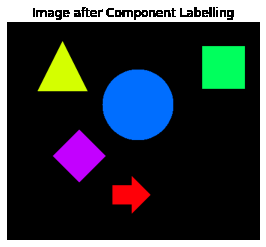
#> input picture mainimage.png, 266 x 247 px
$ python lesson12_skeleton.py
#> lines starting #> are read from the running program, lines starting #| are printed output that depends on the picture; after the words box and inside, x2 and y2 are one past the last pixel; in counts of white or black regions, pixels touching at a corner belong together
import cv2
import numpy as np

img = cv2.imread("mainimage.png", 0)
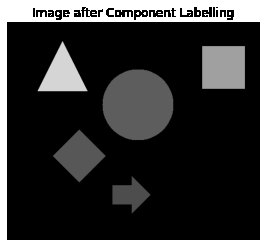
#> img: shape (247, 266); min 0, max 255, mean 53.9

if img is None:
    print("Image not found")
    exit()

_, img = cv2.threshold(img, 80, 255, cv2.THRESH_BINARY)
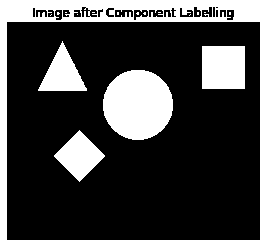
#> img: shape (247, 266); 27.2% white; 18 white regions (13 under 20 px), largest, box (x1, y1, x2, y2) and area: (0, 0, 266, 247) 9494, (103, 70, 173, 140) 3868, (202, 46, 245, 89) 1849, (54, 130, 105, 182) 1352, (38, 41, 87, 91) 1255

size = np.size(img)
#> size = 65702
skeleton = np.zeros(img.shape, np.uint8)

kernel = cv2.getStructuringElement(cv2.MORPH_CROSS, (5,5))

while True:

    eroded = cv2.erode(img, kernel)
    temp = cv2.dilate(eroded, kernel)

    temp = cv2.subtract(img, temp)
    skeleton = cv2.bitwise_or(skeleton, temp)

    img = eroded.copy()

    if cv2.countNonZero(img) == 0:
        break
#> this loop made 18 passes
#> pass 1, `eroded = cv2.erode(img, kernel)`:
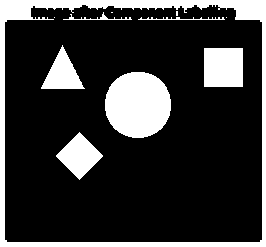
#> eroded: shape (247, 266); 20.8% white; 11 white regions (4 under 20 px), largest, box (x1, y1, x2, y2) and area: (0, 0, 266, 247) 6239, (105, 72, 171, 138) 3480, (204, 48, 243, 87) 1521
#> pass 1, `temp = cv2.dilate(eroded, kernel)`:
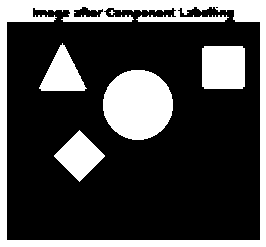
#> temp: shape (247, 266); 26.7% white; 6 white regions (1 under 20 px), largest, box (x1, y1, x2, y2) and area: (0, 0, 266, 247) 9212, (103, 70, 173, 140) 3868, (202, 46, 245, 89) 1833, (54, 130, 105, 182) 1352, (39, 43, 87, 91) 1239
#> pass 1, `temp = cv2.subtract(img, temp)`:
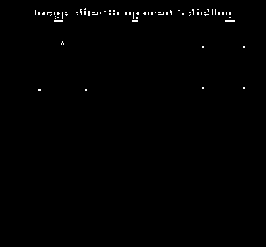
#> temp: shape (247, 266); 0.54% white in thin lines or dots, all inside (x1, y1, x2, y2) = (35, 8, 245, 91)
#> pass 2, `eroded = cv2.erode(img, kernel)`:
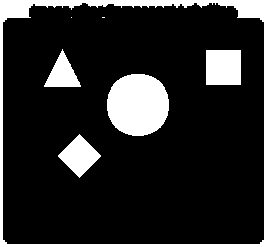
#> eroded: shape (247, 266); 15.6% white; 7 white regions (2 under 20 px), largest, box (x1, y1, x2, y2) and area: (0, 0, 266, 247) 4251, (107, 74, 169, 136) 3108, (206, 50, 241, 85) 1225, (58, 134, 101, 178) 968, (44, 49, 81, 87) 726
#> after the loop: eroded: shape (247, 266); every value is 0
#> after the loop:
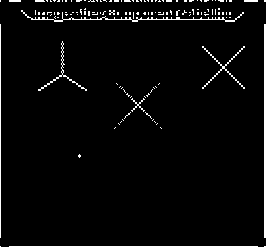
#> skeleton: shape (247, 266); 3.4% white in thin lines or dots

cv2.imshow("Skeleton", img)
cv2.imshow("Skeleton", kernel)
cv2.imshow("Skeleton", skeleton)
cv2.waitKey(0)
cv2.destroyAllWindows()
